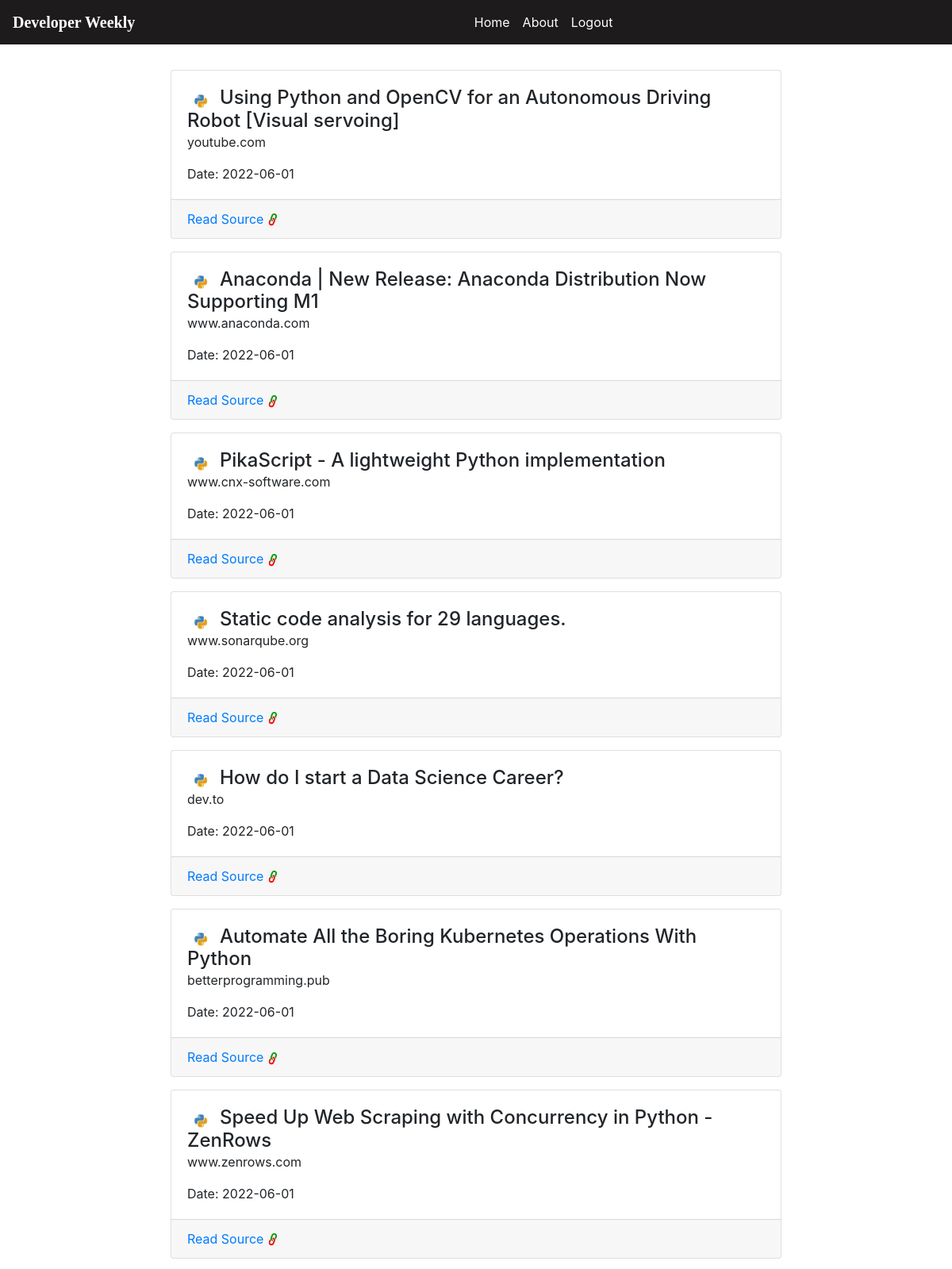
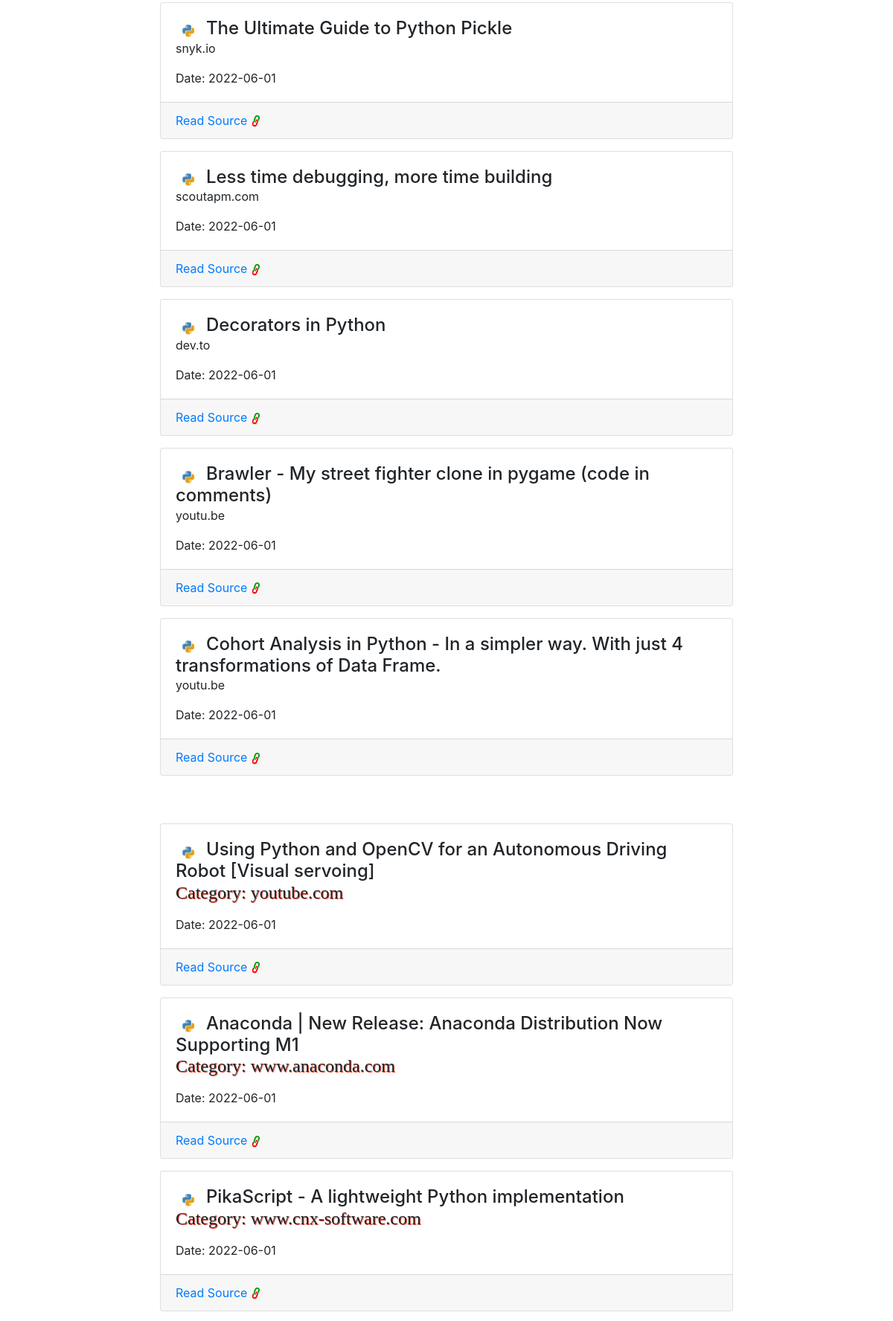
The page /detail?f=p (signed in, upper part) on the database its author committed (2 pictures, top to bottom).
### project_orm.py (models this page shows, shortened)
class PythonNews(Base):
    __tablename__ = 'python_news'
    id = Column(Integer,primary_key=True)
    topic = Column(String(255))
    link = Column(String())
    source = Column(String())
    created_at =  Column(DateTime,default=datetime.utcnow,nullable=False)

### app.py (the view)
@app.route('/detail')
def details():
    sess = get_db()
    selection = request.args.get('f')
    if selection=='p':
        data = sess.query(PythonNews).all()
    if selection=='c':
        data = sess.query(Cplusplus_News).all()
    if selection=='a':
        data = sess.query(AI_News).all()
    if selection=='d':
        data = sess.query(Django_News).all()
    if selection=='j':
        data = sess.query(Java_News).all()
    if selection=='js':
        data = sess.query(Js_News).all()
    return render_template('detail.html',title='News_Dashboard',selected=selection,details=data)

### app.py (called while the page is built)
def get_db():
    engine = create_engine('sqlite:///project.sqlite')
    Session = scoped_session(sessionmaker(bind=engine))
    return Session()

### templates/detail.html (shortened to what this page needs)
{% extends 'base.html' %}
{% block body %}
{% if selected=='p' %}
<div class="container-fluid py-3">
    <div class="row">
        <div class="col-md-8 mx-auto">
            {% for news in details %}
            <div class="card my-3">
                <div class="card-body">
                    <img src="../static/images/wordpress-gab50779e4_640.png" alt="..." class="img-fluid" id="py_img">
                    <h4 class="card-title d-inline">{{ news.topic }}</h4>
                    <p class="card-text">{{news.source}}</p>
                    <a target="blank" class="card-link">Date: {{news.created_at.date()}}</a>
                </div>
                <div class="card-footer d-flex">
                    <a target="blank" href="{{news.link}}" class="card-link">Read Source</a>
                    <span><img src="../static/images/link.jpg" alt="..." class="img-fluid" id="link_img"></span>
                </div>
            </div>
            {% endfor %}
        </div>
    </div>
</div>
{% endif %}
<div class="container-fluid py-3">
    <div class="row">
        <div class="col-md-8 mx-auto">
            {% for news in details %}
            <div class="card my-3">
                <div class="card-body">
                    {% if selected=='p' %}
                    <img src="../static/images/wordpress-gab50779e4_640.png" alt="..." class="img-fluid" id="py_img">
                    {% endif %}
                    <h4 class="card-title d-inline">{{ news.topic }}</h4>
                    <div class="card-category">
                        <h4>Category: {{news.source}}</h4>
                    </div>
                    <a target="blank" class="card-link">Date: {{news.created_at.date()}}</a>
                </div>
                <div class="card-footer d-flex">
                    <a target="blank" href="{{news.link}}" class="card-link">Read Source</a>
                    <span><img src="../static/images/link.jpg" alt="..." class="img-fluid" id="link_img"></span>
                </div>
            </div>
            {% endfor %}
        </div>
    </div>
</div>
{% endblock %}

### templates/detail.html (style rules this page uses)
.card-category { font-weight: bold; font-family: Georgia, 'Times New Roman', Times, serif; text-shadow: 1px 1px #EC4D37; }
#py_img { width: 5%; }
#link_img { width: 7%; margin-left: 4px; }

### rows shown on the page
PythonNews: topic "Using Python and OpenCV for an Autonomous Driving Robot [Visual servoing]", source "youtube.com", created_at "2022-06-01"
PythonNews: topic "Anaconda | New Release: Anaconda Distribution Now Supporting M1", source "www.anaconda.com", created_at "2022-06-01"
PythonNews: topic "PikaScript - A lightweight Python implementation", source "www.cnx-software.com", created_at "2022-06-01"
PythonNews: topic "Static code analysis for 29 languages.", source "www.sonarqube.org", created_at "2022-06-01"
PythonNews: topic "How do I start a Data Science Career?", source "dev.to", created_at "2022-06-01"
PythonNews: topic "Automate All the Boring Kubernetes Operations With Python", source "betterprogramming.pub", created_at "2022-06-01"
PythonNews: topic "Speed Up Web Scraping with Concurrency in Python - ZenRows", source "www.zenrows.com", created_at "2022-06-01"
PythonNews: topic "The Ultimate Guide to Python Pickle", source "snyk.io", created_at "2022-06-01"
PythonNews: topic "Less time debugging, more time building", source "scoutapm.com", created_at "2022-06-01"
PythonNews: topic "Decorators in Python", source "dev.to", created_at "2022-06-01"
PythonNews: topic "Brawler - My street fighter clone in pygame (code in comments)", source "youtu.be", created_at "2022-06-01"
PythonNews: topic "Cohort Analysis in Python - In a simpler way. With just 4 transformations of Data Frame.", source "youtu.be", created_at "2022-06-01"
